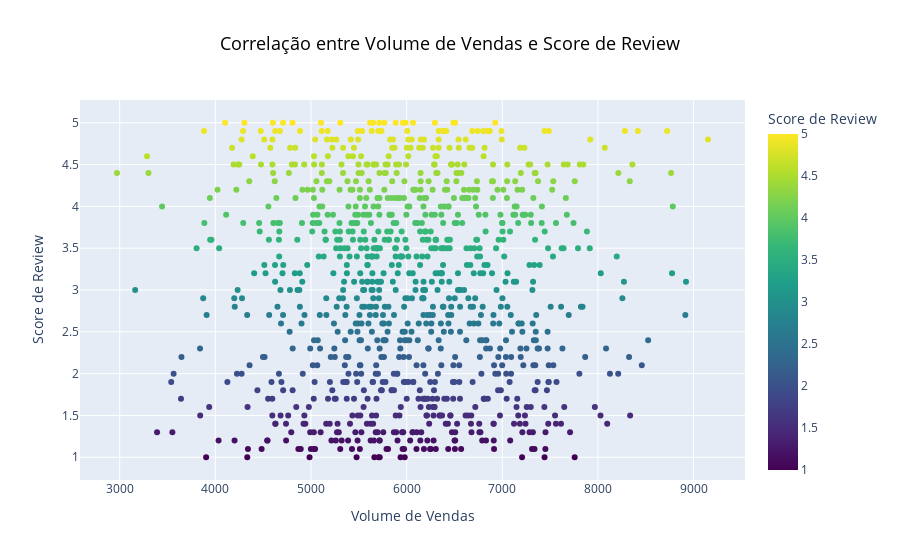

Here is the notebook cell this chart was saved with:
### Code cell
# Criar o gráfico de dispersão
fig = px.scatter(df, 
                 x='total_sales', 
                 y='review_score', 
                 title='Correlação entre Volume de Vendas e Score de Review',
                 labels={'total_sales': 'Volume de Vendas', 'review_score': 'Score de Review'},
                 color='review_score',  # Cores baseadas no score de review
                 color_continuous_scale=px.colors.sequential.Viridis)  # Paleta de cores sequenciais

# Atualizar o layout do gráfico
fig.update_layout(
    title={
        'text': 'Correlação entre Volume de Vendas e Score de Review',
        'x': 0.5,  # Centraliza o título horizontalmente
        'xanchor': 'center',  # Alinha o título ao centro
        'font': {
            'size': 18,  # Tamanho da fonte
            'color': 'black'  # Cor da fonte
        }
    },
    xaxis_title='Volume de Vendas',
    yaxis_title='Score de Review'
)

# Mostrar o gráfico
fig.show()

### Figure 1 — Plotly figure (JSON) as saved in the notebook; plotly's stock layout.template omitted (floating-point values rounded to 4 significant figures; data arrays with more than 128 entries replaced by an {"elided": "..."} marker saying what was removed)
{"data": [{"hovertemplate": "Volume de Vendas=%{x}<br>Score de Review=%{marker.color}<extra></extra>", "legendgroup": "", "marker": {"color": {"elided": "1000 float values"}, "coloraxis": "coloraxis", "symbol": "circle"}, "mode": "markers", "name": "", "orientation": "v", "showlegend": false, "type": "scatter", "x": {"elided": "1000 int values"}, "xaxis": "x", "y": {"elided": "1000 float values"}, "yaxis": "y"}], "layout": {"coloraxis": {"colorbar": {"title": {"text": "Score de Review"}}, "colorscale": [[0, "#440154"], [0.1111, "#482878"], [0.2222, "#3e4989"], [0.3333, "#31688e"], [0.4444, "#26828e"], [0.5556, "#1f9e89"], [0.6667, "#35b779"], [0.7778, "#6ece58"], [0.8889, "#b5de2b"], [1, "#fde725"]]}, "legend": {"tracegroupgap": 0}, "title": {"font": {"color": "black", "size": 18}, "text": "Correlação entre Volume de Vendas e Score de Review", "x": 0.5, "xanchor": "center"}, "xaxis": {"anchor": "y", "domain": [0, 1], "title": {"text": "Volume de Vendas"}}, "yaxis": {"anchor": "x", "domain": [0, 1], "title": {"text": "Score de Review"}}}}
